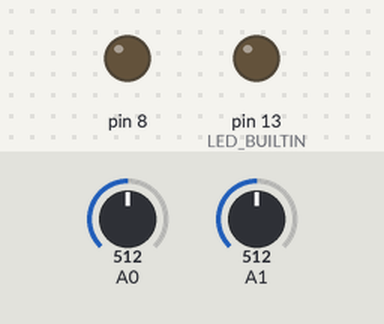
Recording of a program running on a simulated Arduino Mega 2560, built with avr-gcc and run on an emulated ATmega2560. Shown: output pins drawn as LEDs (lit = HIGH). Dashed ring = blinking. The test bench sets the inputs (shaded band); at power-on: A0 = 512, A1 = 512. What the program prints to the serial monitor is not drawn.

Above: at 0.1 s.
At 2.1 s:
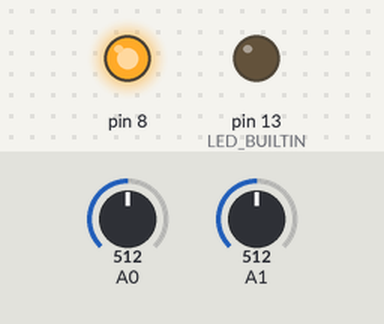
At 4.4 s:
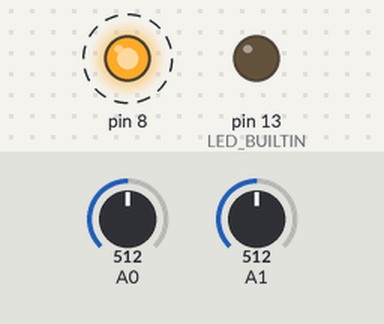
4.5 s: A0 set to 716
7.9 s: A1 set to 716
11.3 s: A0 set to 900
14.7 s: A1 set to 900
Timing chart, 0 to 19.1 s (numbered marks = the images above; inputs shaded):
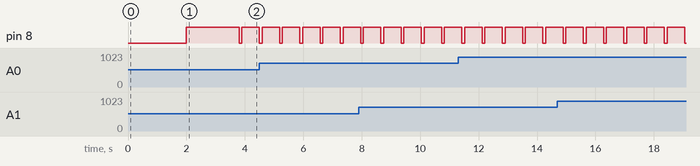

The program:

main.cpp
```cpp
/**
 * @Author: Enrique Heredia Aguado <enheragu>
 * @Date:   2017_Sep_08
 * @Project: RHA
 * @Filename: main.cpp
 * @Last modified by:   quique
 * @Last modified time: 29-Oct-2017
 */

//#ifndef UNIT_TEST  // disable program main loop while unit testing in progress

#include <Arduino.h>
// #include "rha_types.h"
// #include "utilities.h"
// #include "servo_rha.h"
// #include "joint_handler.h"
// #include "joint_rha.h"
#include "robot_rha.h"
#include "MemoryFree.h"

RobotRHA robo_health_arm;

void setup() {
    pinMode(LED_BUILTIN, OUTPUT);
    delay(2000);
    Serial.begin(921600);  // 115200 230400 250000 460800 921600
    Serial.println(F("# Start setup"));
    Serial.print(F("# TX_BUFFER = "));
    Serial.println(SERIAL_TX_BUFFER_SIZE);
    Serial.print(F("# RX_BUFFER = "));
    Serial.println(SERIAL_RX_BUFFER_SIZE);

    robo_health_arm.initJointHandler();
    robo_health_arm.initPynterface();
    Serial.println(F("#Joint Handler initialiced"));
    // robo_health_arm.initChuckHandler();

    Serial.println(F("# Init loop"));

    /*RHATypes::Point3 cartesian_pos;
    cartesian_pos.x = 0.8;
    cartesian_pos.z = 0.1;
    robo_health_arm.goToCartesianPos(cartesian_pos);*/
}

// int i = 0;
 int k = 0;

void loop() {
    robo_health_arm.handleWithPynterface();
    /*robo_health_arm.joint_handler_.updateJointInfo();
    robo_health_arm.handleRobot();

    //Serial.println();
    if (robo_health_arm.isError()) {
        while (true) {
            Serial.println("[Error] Some error ocurred while running, arm in error mode. Needs reset to work again");
            digitalWrite(LED_BUILTIN, HIGH);   // turn the LED on (HIGH is the voltage level)
            delay(500);                       // wait for a second
            digitalWrite(LED_BUILTIN, LOW);    // turn the LED off by making the voltage LOW
            delay(500);
            break;
        }
    }*/
     /*if (k >= 100) {
        k = 0;
*/
        /*Serial.print("freeMemory()= ");
        Serial.println(freeMemory());

        Serial.println();
        Serial.print("Servo 0:"); Serial.print("\t");
        robo_health_arm.joint_handler_.joint_[0].servo_.printCheckVar();
        Serial.print("Servo 1:"); Serial.print("\t");
        robo_health_arm.joint_handler_.joint_[1].servo_.printCheckVar();
        Serial.print("Servo 2:"); Serial.print("\t");
        robo_health_arm.joint_handler_.joint_[2].servo_.printCheckVar();
        Serial.print("joint 0:"); Serial.print("\t");
        robo_health_arm.joint_handler_.joint_[0].printCheckVar();
        Serial.print("joint 1:"); Serial.print("\t");
        robo_health_arm.joint_handler_.joint_[1].printCheckVar();
        Serial.print("joint 2:"); Serial.print("\t");
        robo_health_arm.joint_handler_.joint_[2].printCheckVar();
        Serial.print("joint handler:"); Serial.print("\t");
        robo_health_arm.joint_handler_.printCheckVar();
        Serial.println();*/

        /*Serial.print("ID Servo:"); Serial.print("\t\t");
        Serial.print(robo_health_arm.joint_handler_.joint_[0].servo_.getID()); Serial.print(",\t");
        Serial.print(robo_health_arm.joint_handler_.joint_[1].servo_.getID()); Serial.print(",\t");
        Serial.println(robo_health_arm.joint_handler_.joint_[2].servo_.getID());

        Serial.print("Pot pin:"); Serial.print("\t\t");
        Serial.print("-"); Serial.print(",\t");
        Serial.print(robo_health_arm.joint_handler_.joint_[1].getPotentiometerPin()); Serial.print(",\t");
        Serial.println(robo_health_arm.joint_handler_.joint_[2].getPotentiometerPin());

        Serial.print("Pot value:"); Serial.print("\t\t");
        Serial.print("-"); Serial.print(",\t");
        Serial.print(robo_health_arm.joint_handler_.joint_[1].getAnalogReadPot()); Serial.print(",\t");
        Serial.println(robo_health_arm.joint_handler_.joint_[2].getAnalogReadPot());

        Serial.print(F("Goal pos:")); Serial.print("\t\t");
        Serial.print("-"); Serial.print(",\t");
        Serial.print(robo_health_arm.joint_handler_.joint_[1].getPosTarget()); Serial.print(",\t");
        Serial.println(robo_health_arm.joint_handler_.joint_[2].getPosTarget());

        Serial.print(F("Articulation position:")); Serial.print("\t");
        Serial.print("-"); Serial.print(",\t");
        Serial.print(robo_health_arm.joint_handler_.joint_[1].getPosition()); Serial.print(",\t");
        Serial.println(robo_health_arm.joint_handler_.joint_[2].getPosition());

        Serial.print(F("Speed calculated:")); Serial.print("\t");
        Serial.print("-"); Serial.print(",\t");
        Serial.print(robo_health_arm.joint_handler_.joint_[1].getGoalSpeed()); Serial.print(",\t");
        Serial.println(robo_health_arm.joint_handler_.joint_[2].getGoalSpeed());

        Serial.print(F("Error calculated:")); Serial.print("\t");
        Serial.print("-"); Serial.print(",\t");
        Serial.print(robo_health_arm.joint_handler_.joint_[1].getError()); Serial.print(",\t");
        Serial.println(robo_health_arm.joint_handler_.joint_[2].getError());

        Serial.print(F("Goal Torque:")); Serial.print("\t\t");
        Serial.print(robo_health_arm.joint_handler_.joint_[0].servo_.getGoalTorque()); Serial.print(",\t");
        Serial.print(robo_health_arm.joint_handler_.joint_[1].servo_.getGoalTorque()); Serial.print(",\t"); Serial.println(robo_health_arm.joint_handler_.joint_[2].servo_.getGoalTorque());

        Serial.print(F("Goal dir:")); Serial.print("\t\t");
        Serial.print(robo_health_arm.joint_handler_.joint_[0].servo_.getDirectionTarget()); Serial.print(",\t");
        Serial.print(robo_health_arm.joint_handler_.joint_[1].servo_.getDirectionTarget()); Serial.print(",\t"); Serial.println(robo_health_arm.joint_handler_.joint_[2].servo_.getDirectionTarget());

        Serial.print(F("Speed in servos:")); Serial.print("\t");
        Serial.print(robo_health_arm.joint_handler_.joint_[0].servo_.getSpeed()); Serial.print(",\t");
        Serial.print(robo_health_arm.joint_handler_.joint_[1].servo_.getSpeed()); Serial.print(",\t"); Serial.println(robo_health_arm.joint_handler_.joint_[2].servo_.getSpeed());

        Serial.println();
        Serial.println();
     }

     k++;*/
}

//#endif
```

Measured:
- by itself, pin 8: alternates HIGH for 0.60 s and LOW for 0.09 s
